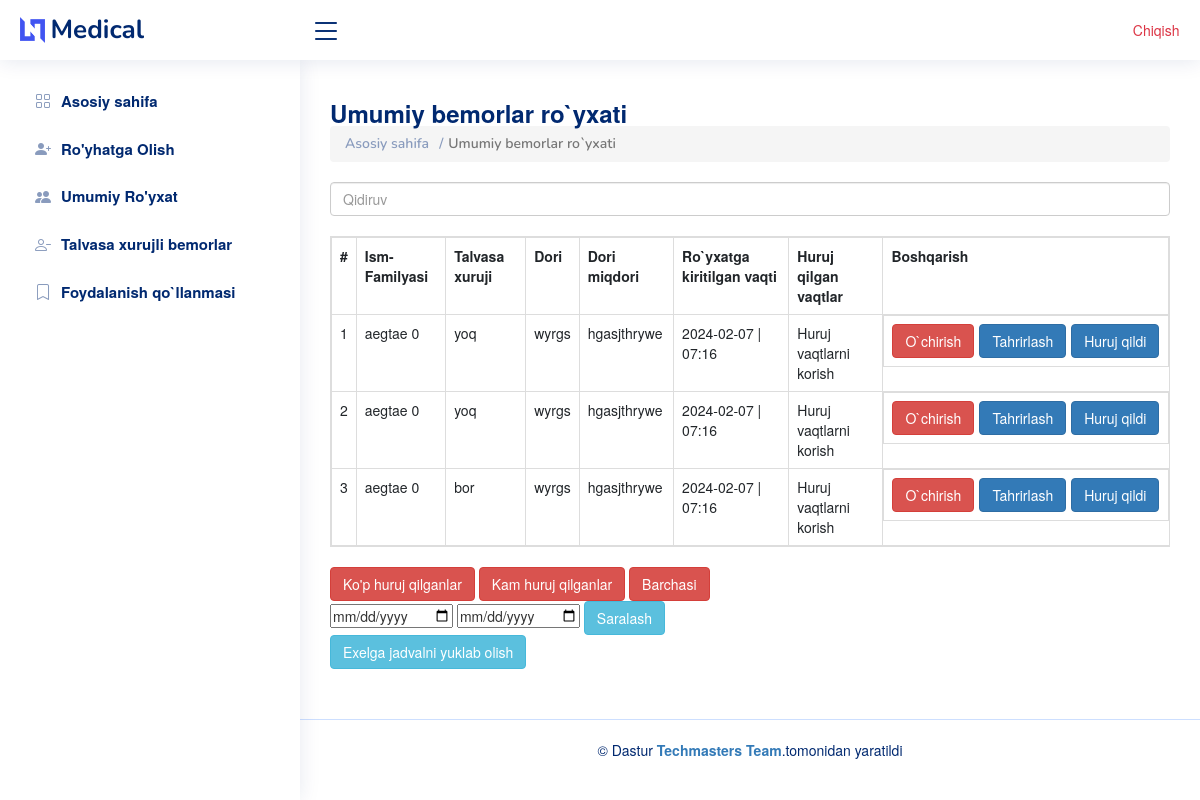
/tables_all/ (signed in), run on an earlier commit of the app's database.
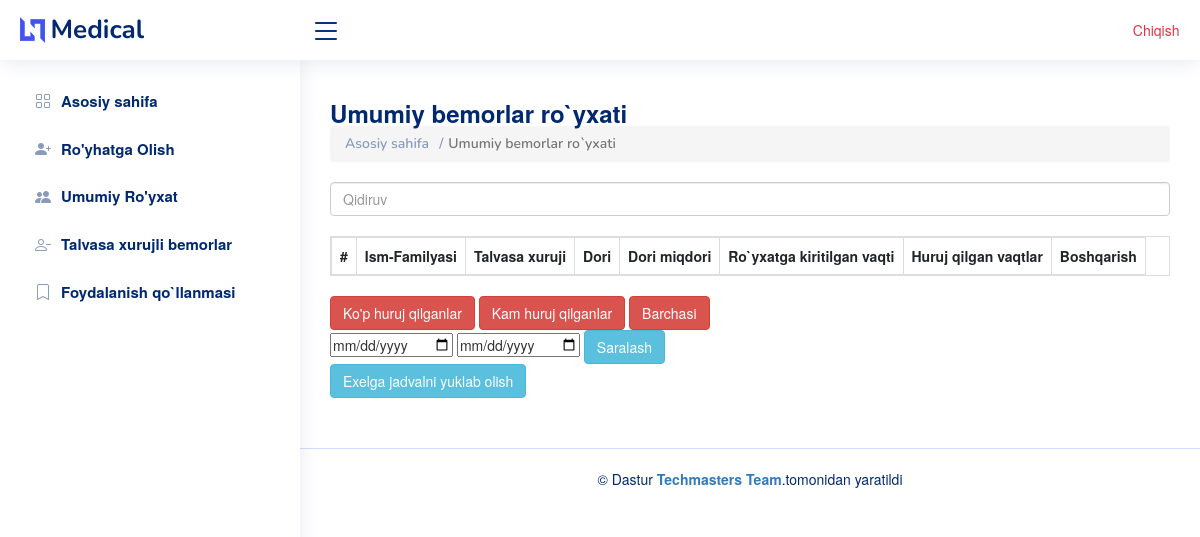
And on a later commit of the database.
### chat/models.py (models this page shows, shortened)
class Sick(models.Model):
    username = models.CharField( max_length=400)
    age = models.IntegerField(default=0)
    is_xuruj = models.BooleanField(default=False)
    user = models.ForeignKey(User, on_delete=models.CASCADE)
    date_times = models.DateTimeField(auto_now_add=True)
    dori_name = models.CharField( max_length=400)
    dori_miqdor = models.CharField( max_length=400)

### chat/views.py (the view, shortened to what this page needs)
# urls.py: path("tables_all/",tables ,name='tables_all' ),
def tables(request):
    all_bemor = Sick.objects.all().filter(user=request.user).order_by('-date_times')
    yoq = Sick.objects.filter(user=request.user)
    datas=[]
    data_from =request.GET.get('date_from')
    data_to = request.GET.get('date_to')
    for i in yoq:
        h = {'count':i.persons.filter().count(),
            'sick':i
            }
        datas.append(h)
    return render(request , 'mein/tables-general.html',{'datas':    datas })

### template/mein/tables-general.html (shortened to what the changed rows need)
<!DOCTYPE html>
<html lang="en">
<head>
  <link rel="stylesheet" href="https://cdnjs.cloudflare.com/ajax/libs/font-awesome/6.2.1/css/all.min.css" />
  <link href="/static/assets/vendor/bootstrap/css/bootstrap.min.css" rel="stylesheet">
  <link href="/static/assets/vendor/bootstrap-icons/bootstrap-icons.css" rel="stylesheet">
  <link href="/static/assets/vendor/boxicons/css/boxicons.min.css" rel="stylesheet">
  <link href="/static/assets/vendor/quill/quill.snow.css" rel="stylesheet">
  <link href="/static/assets/vendor/quill/quill.bubble.css" rel="stylesheet">
  <link href="/static/assets/vendor/remixicon/remixicon.css" rel="stylesheet">
  <link href="/static/assets/vendor/simple-datatables/style.css" rel="stylesheet">
  <link href="/static/assets/css/style.css" rel="stylesheet">
   <link rel="stylesheet" href="https://maxcdn.bootstrapcdn.com/bootstrap/3.4.1/css/bootstrap.min.css">
</head>
<body>
  <main id="main" class="main">
    <div class="pagetitle">
      <h1>Umumiy bemorlar ro`yxati</h1>
    </div>
    <section class="section dashboard">
   <div class="table-responsive">
  <br>
  <table   id="example" class="table table-bordered table-hover ">
    <tr data-count="title">
      <th>#</th>
      <th>Ism-Familyasi</th>
      <th>Talvasa xuruji</th>
      <th>Dori</th>
      <th>Dori miqdori</th>
      <th>Ro`yxatga kiritilgan vaqti</th>
      <th>Huruj qilgan vaqtlar</th>
      <th>Boshqarish</th>
    </tr>
    {% for x in datas|dictsortreversed:'count' %}
    <tr data-count="{{x.sick.persons.all|length}}">
      <td id="data{{x.sick.id}}">1</td>
                    <td>{{x.sick.username}} {{x.count}} </td>
                    <td>
                       {% if x.sick.is_xuruj == True %}
                       bor
                       {% else %}
                       yoq
                       {% endif %}
                      </td>
                    <td>{{x.sick.dori_name}}</td>
                    <td>{{x.sick.dori_miqdor}}</td>
                    <td>{{x.sick.date_times|date:'Y-m-d'}}  | {{x.sick.date_times|time:"h:i"}} </td>
                    <td><a  data-toggle="modal" data-target="#about{{x.sick.id}}" >Huruj vaqtlarni korish</a></td>
                    <td class="d-flex gap-2">
                       <a  href="/delete1/{{x.sick.id}}/"><button type="button" class="btn btn-danger">O`chirish</button></a>
                <a  href=""  data-toggle="modal" data-target="#exampleModalCenter{{x.sick.id}}"><button type="button" class="btn btn-primary">Tahrirlash</button></a>
                        <a  href="/create_huruj1/{{x.sick.id}}" ><button type="button" class="btn btn-primary">Huruj qildi</button></a>
                    </td>
    </tr>
    {% endfor %}
</table>
</div>
</body>
</html>
  <link rel="stylesheet" href="https://cdn.datatables.net/1.13.7/css/jquery.dataTables.min.css">
  <link rel="stylesheet" href="https://cdn.datatables.net/buttons/2.4.2/css/buttons.dataTables.min.css">
</body>
</html>

What changed in the data, as far as the page shows it:
removed Sick: sick.username "aegtae", count "0", is_xuruj "yoq", sick.dori_name "wyrgs", sick.dori_miqdor "hgasjthrywe", sick.date_times "2024-02-07", sick.date_times "07:16"
removed Sick: sick.username "aegtae", count "0", is_xuruj "yoq", sick.dori_name "wyrgs", sick.dori_miqdor "hgasjthrywe", sick.date_times "2024-02-07", sick.date_times "07:16"
removed Sick: sick.username "aegtae", count "0", is_xuruj "bor", sick.dori_name "wyrgs", sick.dori_miqdor "hgasjthrywe", sick.date_times "2024-02-07", sick.date_times "07:16"
